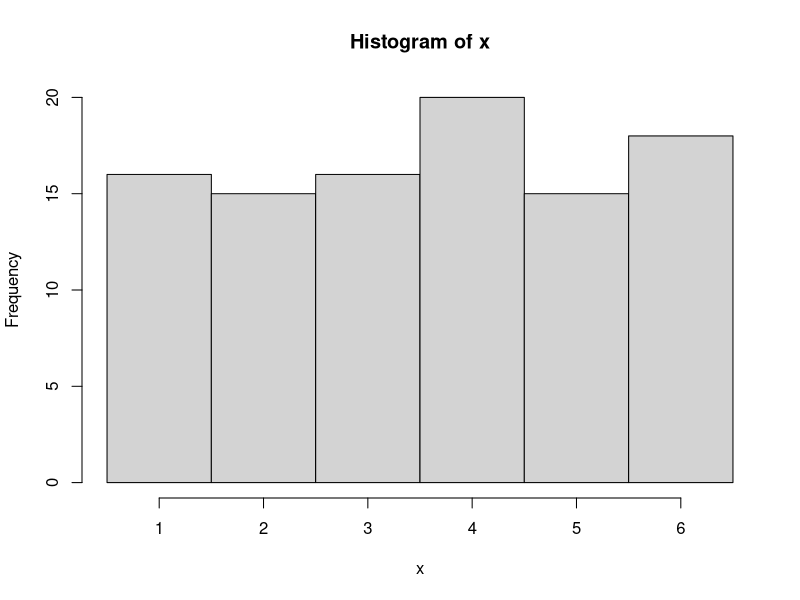
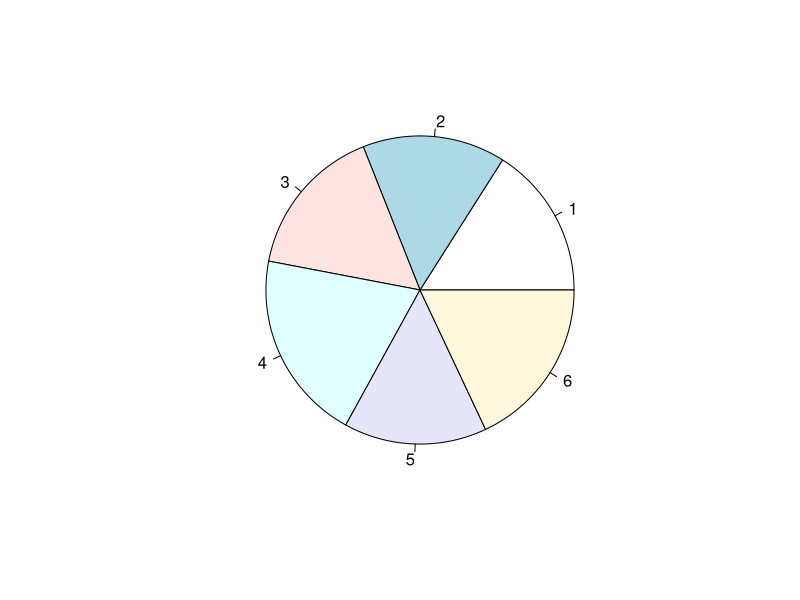

Source code (R) for these figures, in order: (Note: this script raises an error after producing the figures.)
#########################################################
# Probability with R
##########################################################
#1 Random Sampling
##########################################################
#Pick 5 students from this class. Make alphabetical list. Simple Random Sampling Without Replacement (SRSWOR):
n<-47
sample(1:n,10)
#Toss a coin
sample(c("Head","Tail"),1)
#Roll a die
sample(1:6,1)
#Roll the die 10 times. Numbers can repeat. Simple Random Sample With Replacement (SRSWR):
sample(1:6,10,replace=T)
# Histogram
x = sample(1:6,100,replace=T)
y = hist(x,0.5+0:6)
#Pie chart
pie(y$counts)
##########################################################
#2 Problem 1a of probability 1 midterm
#10 balls labelled 1, 2, . . . , 10 are thrown uniformly at random into 4 
#labelled bins (i.e., balls are thrown one by one independently into bins 
#chosen uniformly at random). In each of the following cases, prove or 
#disprove that A and B are independent and also compute P(B|A) and P(B).
#(a) Let A be the event that the first bin contains an even numbered ball. 
#Let B be the event that the second bin contains an odd numbered ball.
############################################################
n<-1000000
A<-rep(0,n)
B<-A
for(i in 1:n){
  S<-sample(1:4,10, replace=T)
  A[i]<-(S[2]==1||S[4]==1||S[6]==1||S[8]==1||S[10]==1)
  B[i]<-(S[1]==2||S[3]==2||S[5]==2||S[7]==2||S[9]==2)}
(sum(A*B)*n)/(sum(A)*sum(B))
sum(B)/n
sum(A*B)/sum(A)
1-(3/4)^5  # 0.7626953
# No general result (needed to specify 10 and 4). This is not a proof.
###########################################################
#3 Discrete distributions
############################################################
pbinom(q, size, prob, lower.tail = TRUE, log.p = FALSE)
qgeom(p, prob, lower.tail = TRUE, log.p = FALSE)
rhyper(nn, m, n, k)
dpois(x, lambda, log = FALSE)
############################################################
#4 Poisson approximation to binomial 
##############################################################
p<-hist(rpois(10000,1),0.5+-1:8)
b<-hist(rbinom(10000,1000,0.001),0.5+-1:8)
(b$counts-p$counts)/10000
#[1]  0.0014 -0.0007  0.0008 -0.0022  0.0019 -0.0008 -0.0005  0.0001  0.0000
##############################################################
#5 Continuous distributions
#############################################################
dunif(x, min = 0, max = 1, log = FALSE)
punif(q, min = 0, max = 1, lower.tail = TRUE, log.p = FALSE)
qunif(p, min = 0, max = 1, lower.tail = TRUE, log.p = FALSE)
u<-runif(100000, min = 0, max = 1)
var(u)-1/12
#[1] 0.0002057412
mean(u)
pexp(q, rate = 1, lower.tail = TRUE, log.p = FALSE)
qgamma(p, shape, rate = 1, scale = 1/rate, lower.tail = TRUE, log.p = FALSE)
dbeta(x, shape1, shape2, ncp = 0, log = FALSE)
pnorm(x)
qnorm(p)
dnorm(x)
rnorm(n, mu, sigma)
hist(rnorm(1000,0,1))
#################################################################
#Geometric as discrete exponential
###############################################
g<-dgeom(seq(1:20)-1,.2)
h<-pexp(seq(1:21)-.5,.2)
e<-h[-1]-h[1:20]
max(abs(e-g))
###################################################################
#Transformation from unif to beta
##################################################################
x<-runif(10000,0,1)
y<-x^2
s<-seq(0,1,by=.01)
hist(y,s,freq=FALSE)
f<-dbeta(s-.005,1/2,1)
lines(s[-1]-.005,f[-1],col="red")